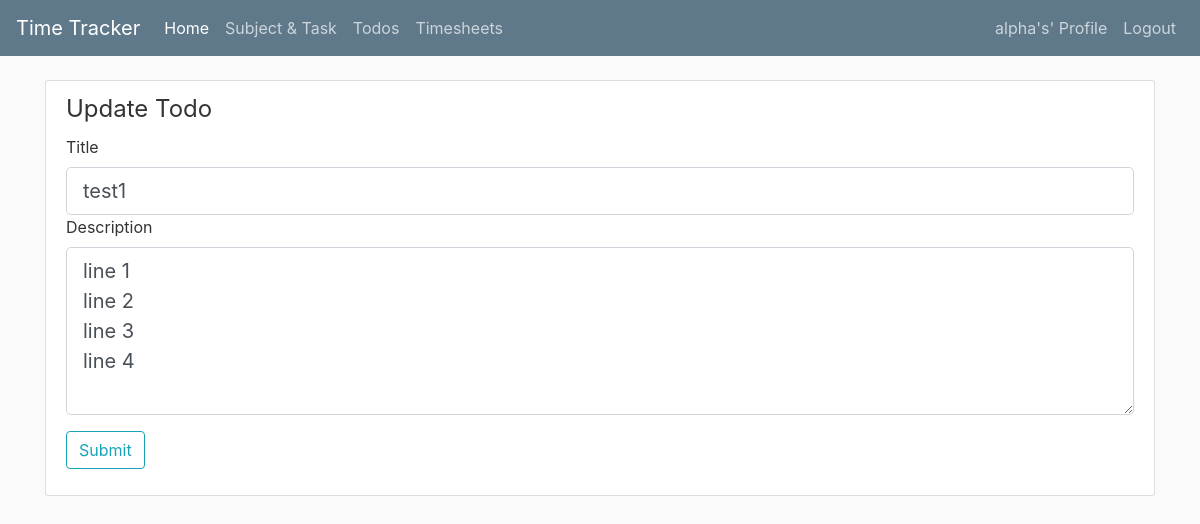
The app's page /todos/1/update (signed in) with its own data.
### timetracker/models.py (models this page shows, shortened)
class User(db.Model, UserMixin):
	id = db.Column(db.Integer, primary_key=True)
	username = db.Column(db.String(20), unique=True, nullable=False)
	email = db.Column(db.String(120), unique=True, nullable=False)
	password = db.Column(db.String(32), nullable=False)

class Todo(db.Model):
	id = db.Column(db.Integer, primary_key=True)
	title = db.Column(db.String(256), nullable=False)
	description = db.Column(db.Text, nullable=False)
	date_created = db.Column(db.DateTime, nullable=False, default=datetime.utcnow)
	date_completed = db.Column(db.DateTime, nullable=True)
	user_id = db.Column(db.Integer, db.ForeignKey('user.id'), nullable=False)
	user = db.relationship('User', backref=db.backref('todos', lazy=True))

### timetracker/routes.py (the view)
@app.route('/todos/<int:todo_id>/update', methods=['GET', 'POST'])
@login_required
def update_todo(todo_id):
	todo = Todo.query.get_or_404(todo_id)
	if todo.user_id != current_user.id:
		abort(403)
	form = TodoForm()
	if form.validate_on_submit():  # POST only
		todo.title = form.title.data
		todo.description = form.description.data
		db.session.commit()
		flash(f"Todo '{form.title.data}' has beed updated'", category="success")
		return redirect(url_for('todos'))
	elif request.method == 'GET':  # GET only
		form.title.data = todo.title
		form.description.data = todo.description
		return render_template('edit_todo.html', title='Update Todo', form=form)

### timetracker/forms.py
class TodoForm(FlaskForm):
	title = StringField('Title', validators=[DataRequired()])
	description = TextAreaField('Description')
	submit = SubmitField('Submit')

### timetracker/models.py (called while the page is built)
@login_manager.user_loader
def load_user(user_id):
	return User.query.get(int(user_id))

### timetracker/templates/edit_todo.html (shortened to what this page needs)
{% extends "layout.html" %}
{% block content %}
<div class="content-section">
	<form method="POST" action="">
		<fieldset class="form-group">
			<legend>{{ title }}</legend>
			<div>
				{{form.title.label(class="form-control-label")}}
				{% if form.title.errors %}
					{{form.title(class="form-control form-control-lg is-invalid")}}
					<div class="invalid-feedback">
						{% for error in form.title.errors %}
							<span>{{ error }}</span>
						{% endfor %}
					</div>
				{% else %}
					{{form.title(class="form-control form-control-lg")}}
				{% endif %}
			</div>
			<div>
				{{form.description.label(class="form-control-label")}}
				{% if form.description.errors %}
					{{form.description(class="form-control form-control-lg is-invalid", rows=5)}}
					<div class="invalid-feedback">
						{% for error in form.description.errors %}
							<span>{{ error }}</span>
						{% endfor %}
					</div>
				{% else %}
					{{form.description(class="form-control form-control-lg", rows=5)}}
				{% endif %}
			</div>
		</fieldset>
		<div class="form-group">
			{{form.submit(class="btn btn-outline-info")}}
		</div>
	</form>
</div>
{% endblock content %}

### timetracker/templates/layout.html (shortened to what this page needs)
<!DOCTYPE html>
<html>
    <head>
		  <link rel="stylesheet" href="https://stackpath.bootstrapcdn.com/bootstrap/4.5.0/css/bootstrap.min.css">
        <link rel="stylesheet" href="https://use.fontawesome.com/releases/v5.4.1/css/all.css">
        <link rel="stylesheet" type="text/css" href="{{ url_for('static', filename='site.css') }}">
    </head>
    <body>
        <header class="site-header">
            <nav class="navbar navbar-expand-lg navbar-dark bg-steel fixed-top">
                <a class="navbar-brand" href="/">Time Tracker</a>
                <div class="collapse navbar-collapse" id="navbarSupportedContent">
                    <ul class="navbar-nav mr-auto">
                        <li class="nav-item active">
                            <a class="nav-link" href="/home">Home</a>
                        </li>
                        <li class="nav-item">
                            <a class="nav-link" href="/subjects_tasks">Subject & Task</a>
								</li>
                        <li class="nav-item">
									<a class="nav-link" href="/todos">Todos</a>
							  </li>
                        <li class="nav-item">
                            <a class="nav-link" href="/timesheets">Timesheets</a>
                        </li>
                    </ul>
                </div>
                <div class="navbar-nav">
						 {% if current_user.is_authenticated %}
							<a class="nav-item nav-link" href="/profile"> {{ current_user.username }}'s' Profile</a>
							<a class="nav-item nav-link" href="/logout">Logout</a>
						 {% else %}
							<a class="nav-item nav-link" href="/login">Login</a>
							<a class="nav-item nav-link" href="/register">Register</a>
						 {% endif %}
                </div>
            </nav>
        </header>
				<main role="main" class="container">
					<div class="row">
						<div class="col">
							{% block content %}
							{% endblock content %}
						</div>
					</div>
				</main>
    </body>
</html>

### timetracker/static/site.css (style rules this page uses)
body { background: #fafafa; color: #333333; margin-top: 5rem; }
.bg-steel { background-color: #5f788a; }
.site-header .navbar-nav .nav-link { color: #cbd5db }
.content-section { background-color: #ffffff; padding: 10px 20px; border: 1px solid #dddddd; border-radius: 3px; margin-bottom: 20px; }

### records on screen
User: username "alpha"
Todo: title "test1", description "line 1 line 2 line 3 line 4"

### other values on screen
{{ title }} "Update Todo"
